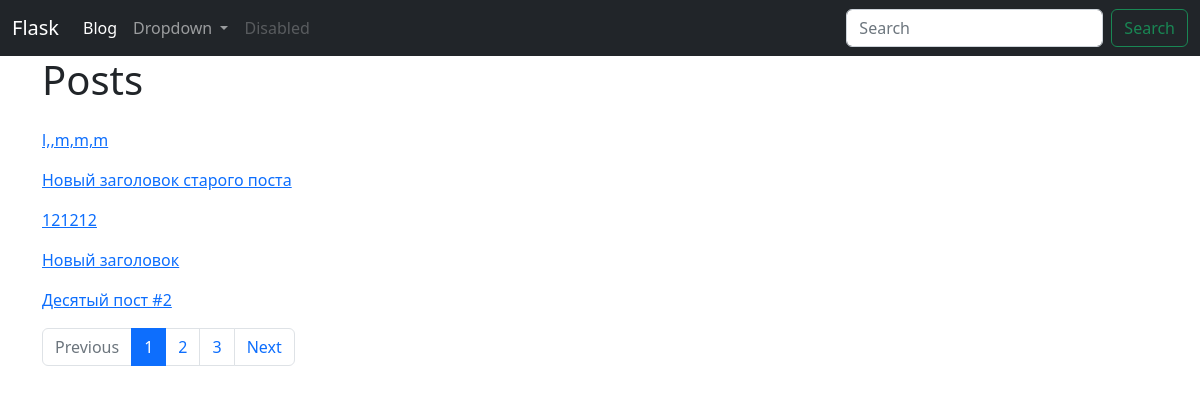
/blog/ (signed in), run on an earlier commit of the app's database.
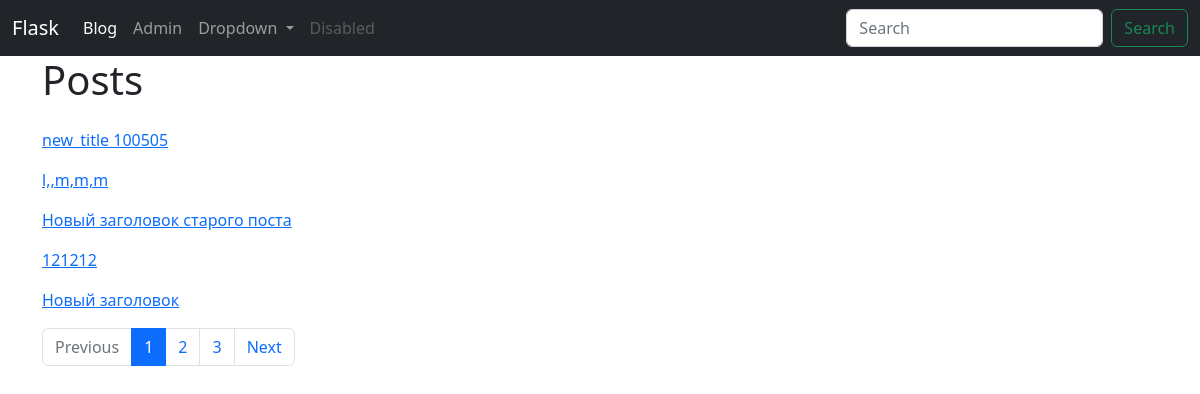
And on a later commit of the database.
### models.py (models this page shows, shortened)
class Post(db.Model):
    id = db.Column(db.Integer, primary_key=True)
    title = db.Column(db.String(140))
    slug = db.Column(db.String(140), unique=True)
    body = db.Column(db.Text)
    created = db.Column(db.DateTime, default=datetime.now)
    tags = db.relationship('Tag', secondary=post_tags, backref=db.backref('posts', lazy='dynamic'))

### posts/blueprint.py (the view)
@posts.route('/')
def index():
    q = request.args.get('q')
    page = request.args.get('page')
    if page and page.isdigit():
        page = int(page)
    else:
        page = 1
    if q:
        posts = Post.query.filter(Post.title.contains(q) | Post.body.contains(q))
    else:
        posts = Post.query.order_by(Post.created.desc())
    pages = posts.paginate(page=page, per_page=5)
    return render_template('posts/index.html', pages=pages, q=q)

### posts/templates/posts/index.html (shortened to what this page needs)
{% extends 'base.html' %}
{% block content_title %}
    Posts
{% endblock %}
{% block content %}
{% for post in pages.items %}
<p>
    <a href= "{{  url_for('posts.post_detail', slug=post.slug) }}"> {{ post.title }} </a>
</p>
{%endfor%}
{% if q %}
    {% set q='&q=%s' % q %}
    <nav aria-label="...">
        <ul class="pagination">
        <li {% if not pages.has_prev %}
                    class="disabled page-item"
                {% else%}
                    class="page-item"
                {%endif%}>
                <a class="page-link" href="./?page={{ pages.prev_num }}{{q}}" tabindex="-1" aria-disabled="true">Previous</a>
        </li>
        {% for page in pages.iter_pages() %}
            <li aria-current="page"
                {% if page == pages.page %}
                    class="page-item active"
                {% else %}
                    class="page-item"
                {% endif %}>
                    <a class="page-link" href="./?page={{ page }}{{q}}">{{ page }}</a>
            </li>
        {%endfor%}
        <li {% if not pages.has_next %}
                class="disabled page-item"
            {% else%}
                class="page-item"
            {%endif%}>
            <a class="page-link" href="./?page={{ pages.next_num }}{{q}}">Next</a>
        </li>
        </ul>
    </nav>
{% else %}
    <nav aria-label="...">
        <ul class="pagination">
        <li {% if not pages.has_prev %}
                    class="disabled page-item"
                {% else%}
                    class="page-item"
                {%endif%}>
                <a class="page-link" href="./?page={{ pages.prev_num }}" tabindex="-1" aria-disabled="true">Previous</a>
        </li>
        {% for page in pages.iter_pages() %}
            <li aria-current="page"
                {% if page == pages.page %}
                    class="page-item active"
                {% else %}
                    class="page-item"
                {% endif %}>
                    <a class="page-link" href="./?page={{ page }}">{{ page }}</a>
            </li>
        {%endfor%}
        <li {% if not pages.has_next %}
                class="disabled page-item"
            {% else%}
                class="page-item"
            {%endif%}>
            <a class="page-link" href="./?page={{ pages.next_num }}">Next</a>
        </li>
        </ul>
    </nav>
{% endif %}
{% endblock %}

### templates/base.html (shortened to what this page needs)
<!DOCTYPE html>
<html lang="en">
    <head>
        <link href="https://cdn.jsdelivr.net/npm/bootstrap@5.2.0/dist/css/bootstrap.min.css" rel="stylesheet">
    </head>
    <body>
      <nav class="navbar navbar-expand-lg navbar-dark bg-dark">
        <div class="container-fluid">
          <a class="navbar-brand" href="{{ url_for('index') }}">Flask</a>
          <div class="collapse navbar-collapse" id="navbarSupportedContent">
            <ul class="navbar-nav me-auto mb-2 mb-lg-0">
              <li class="nav-item">
                <a class="nav-link active" aria-current="page" href="{{ url_for('posts.index') }}">Blog</a>
              </li>
              <li class="nav-item">
                {% if current_user.has_role('admin') %}
                  <a class="nav-link" href="/admin">Admin</a>
                {% endif %}
              </li>
              <li class="nav-item dropdown">
                <a class="nav-link dropdown-toggle" href="#" role="button" data-bs-toggle="dropdown" aria-expanded="false">
                  Dropdown
                </a>
              </li>
              <li class="nav-item">
                <a class="nav-link disabled">Disabled</a>
              </li>
            </ul>
            <form class="d-flex" role="search" method="GET">
              <input class="form-control me-2" type="search" placeholder="Search" aria-label="Search" name="q" value="{{ request.args.get('q', '') }}">
              <button class="btn btn-outline-success" type="submit">Search</button>
            </form>
          </div>
        </div>
      </nav>
          <div class="container">
            <div class="row">
              <h1>
                {% block content_title %}
                {% endblock %}
              </h1>
              <p>
                {% block content %}
                {% endblock %}
              </p>
            </div>
          </div>
    </body>
</html>

What changed in the data, as far as the page shows it:
no longer on this page (row unchanged): Post: title "Десятый пост #2"
added Post: title "new_title 100505"
Also different on the page:
text now shown: "Admin"
